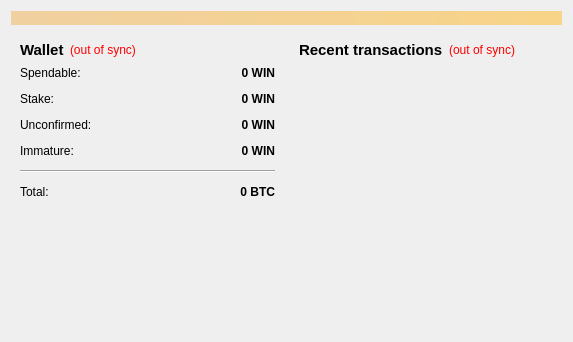
<?xml version="1.0" encoding="UTF-8"?>
<ui version="4.0">
 <class>OverviewPage</class>
 <widget class="QWidget" name="OverviewPage">
  <property name="geometry">
   <rect>
    <x>0</x>
    <y>0</y>
    <width>573</width>
    <height>342</height>
   </rect>
  </property>
  <property name="windowTitle">
   <string>Form</string>
  </property>
  <layout class="QVBoxLayout" name="topLayout">
   <item>
    <widget class="QLabel" name="labelAlerts">
     <property name="visible">
      <bool>false</bool>
     </property>
     <property name="styleSheet">
      <string notr="true">background-color: qlineargradient(x1: 0, y1: 0, x2: 1, y2: 0, stop:0 #F0D0A0, stop:1 #F8D488);  color:#000000
</string>
     </property>
     <property name="wordWrap">
      <bool>true</bool>
     </property>
     <property name="margin">
      <number>3</number>
     </property>
    </widget>
   </item>
   <item>
    <layout class="QHBoxLayout" name="horizontalLayout" stretch="1,1">
     <item>
      <layout class="QVBoxLayout" name="verticalLayout_2">
       <item>
        <widget class="QWidget" name="widget" native="true">
         <layout class="QVBoxLayout" name="verticalLayout_4">
          <item>
           <layout class="QHBoxLayout" name="horizontalLayout_4">
            <item>
             <widget class="QLabel" name="label_5">
              <property name="font">
               <font>
                <pointsize>11</pointsize>
                <weight>75</weight>
                <bold>true</bold>
               </font>
              </property>
              <property name="text">
               <string>Wallet</string>
              </property>
             </widget>
            </item>
            <item>
             <widget class="QLabel" name="labelWalletStatus">
              <property name="toolTip">
               <string>The displayed information may be out of date. Your wallet automatically synchronizes with the WinCoin network after a connection is established, but this process has not completed yet.</string>
              </property>
              <property name="styleSheet">
               <string notr="true">QLabel { color: red; }</string>
              </property>
              <property name="text">
               <string notr="true">(out of sync)</string>
              </property>
              <property name="alignment">
               <set>Qt::AlignLeading|Qt::AlignLeft|Qt::AlignVCenter</set>
              </property>
             </widget>
            </item>
            <item>
             <spacer name="horizontalSpacer_2">
              <property name="orientation">
               <enum>Qt::Horizontal</enum>
              </property>
              <property name="sizeHint" stdset="0">
               <size>
                <width>40</width>
                <height>20</height>
               </size>
              </property>
             </spacer>
            </item>
           </layout>
          </item>
          <item>
           <layout class="QFormLayout" name="formLayout_2">
            <property name="fieldGrowthPolicy">
             <enum>QFormLayout::AllNonFixedFieldsGrow</enum>
            </property>
            <property name="horizontalSpacing">
             <number>12</number>
            </property>
            <property name="verticalSpacing">
             <number>12</number>
            </property>
            <item row="0" column="0">
             <widget class="QLabel" name="label">
              <property name="text">
               <string>Spendable:</string>
              </property>
             </widget>
            </item>
            <item row="0" column="1">
             <widget class="QLabel" name="labelBalance">
              <property name="font">
               <font>
                <weight>75</weight>
                <bold>true</bold>
               </font>
              </property>
              <property name="cursor">
               <cursorShape>IBeamCursor</cursorShape>
              </property>
              <property name="toolTip">
               <string>Your current spendable balance</string>
              </property>
              <property name="text">
               <string notr="true">0 WIN</string>
              </property>
              <property name="alignment">
               <set>Qt::AlignRight|Qt::AlignTrailing|Qt::AlignVCenter</set>
              </property>
              <property name="textInteractionFlags">
               <set>Qt::LinksAccessibleByMouse|Qt::TextSelectableByKeyboard|Qt::TextSelectableByMouse</set>
              </property>
             </widget>
            </item>
            <item row="1" column="0">
             <widget class="QLabel" name="label_6">
              <property name="text">
               <string>Stake:</string>
              </property>
             </widget>
            </item>
            <item row="1" column="1">
             <widget class="QLabel" name="labelStake">
              <property name="font">
               <font>
                <weight>75</weight>
                <bold>true</bold>
               </font>
              </property>
              <property name="cursor">
               <cursorShape>IBeamCursor</cursorShape>
              </property>
              <property name="toolTip">
               <string>Total of coins that was staked, and do not yet count toward the current balance</string>
              </property>
              <property name="text">
               <string notr="true">0 WIN</string>
              </property>
              <property name="alignment">
               <set>Qt::AlignRight|Qt::AlignTrailing|Qt::AlignVCenter</set>
              </property>
              <property name="textInteractionFlags">
               <set>Qt::LinksAccessibleByMouse|Qt::TextSelectableByKeyboard|Qt::TextSelectableByMouse</set>
              </property>
             </widget>
            </item>
            <item row="2" column="0">
             <widget class="QLabel" name="label_3">
              <property name="text">
               <string>Unconfirmed:</string>
              </property>
             </widget>
            </item>
            <item row="2" column="1">
             <widget class="QLabel" name="labelUnconfirmed">
              <property name="font">
               <font>
                <weight>75</weight>
                <bold>true</bold>
               </font>
              </property>
              <property name="cursor">
               <cursorShape>IBeamCursor</cursorShape>
              </property>
              <property name="toolTip">
               <string>Total of transactions that have yet to be confirmed, and do not yet count toward the current balance</string>
              </property>
              <property name="text">
               <string notr="true">0 WIN</string>
              </property>
              <property name="alignment">
               <set>Qt::AlignRight|Qt::AlignTrailing|Qt::AlignVCenter</set>
              </property>
              <property name="textInteractionFlags">
               <set>Qt::LinksAccessibleByMouse|Qt::TextSelectableByKeyboard|Qt::TextSelectableByMouse</set>
              </property>
             </widget>
            </item>
            <item row="3" column="0">
             <widget class="QLabel" name="labelImmatureText">
              <property name="text">
               <string>Immature:</string>
              </property>
             </widget>
            </item>
            <item row="3" column="1">
             <widget class="QLabel" name="labelImmature">
              <property name="font">
               <font>
                <weight>75</weight>
                <bold>true</bold>
               </font>
              </property>
              <property name="toolTip">
               <string>Mined balance that has not yet matured</string>
              </property>
              <property name="text">
               <string notr="true">0 WIN</string>
              </property>
              <property name="alignment">
               <set>Qt::AlignRight|Qt::AlignTrailing|Qt::AlignVCenter</set>
              </property>
              <property name="textInteractionFlags">
               <set>Qt::LinksAccessibleByMouse|Qt::TextSelectableByKeyboard|Qt::TextSelectableByMouse</set>
              </property>
             </widget>
            </item>
            <item row="4" column="0" colspan="2">
             <widget class="Line" name="line">
              <property name="orientation">
               <enum>Qt::Horizontal</enum>
              </property>
             </widget>
            </item>
            <item row="5" column="0">
             <widget class="QLabel" name="labelTotalText">
              <property name="text">
               <string>Total:</string>
              </property>
             </widget>
            </item>
            <item row="5" column="1">
             <widget class="QLabel" name="labelTotal">
              <property name="font">
               <font>
                <weight>75</weight>
                <bold>true</bold>
               </font>
              </property>
              <property name="cursor">
               <cursorShape>IBeamCursor</cursorShape>
              </property>
              <property name="toolTip">
               <string>Your current total balance</string>
              </property>
              <property name="text">
               <string notr="true">0 BTC</string>
              </property>
              <property name="alignment">
               <set>Qt::AlignRight|Qt::AlignTrailing|Qt::AlignVCenter</set>
              </property>
              <property name="textInteractionFlags">
               <set>Qt::LinksAccessibleByMouse|Qt::TextSelectableByKeyboard|Qt::TextSelectableByMouse</set>
              </property>
             </widget>
            </item>
           </layout>
          </item>
         </layout>
        </widget>
       </item>
       <item>
        <spacer name="verticalSpacer">
         <property name="orientation">
          <enum>Qt::Vertical</enum>
         </property>
         <property name="sizeHint" stdset="0">
          <size>
           <width>20</width>
           <height>40</height>
          </size>
         </property>
        </spacer>
       </item>
      </layout>
     </item>
     <item>
      <layout class="QVBoxLayout" name="verticalLayout_3">
       <item>
        <widget class="QWidget" name="widget_2" native="true">
         <layout class="QVBoxLayout" name="verticalLayout">
          <item>
           <layout class="QHBoxLayout" name="horizontalLayout_2">
            <item>
             <widget class="QLabel" name="label_4">
              <property name="font">
               <font>
                <pointsize>11</pointsize>
                <weight>75</weight>
                <bold>true</bold>
               </font>
              </property>
              <property name="text">
               <string>&lt;b&gt;Recent transactions&lt;/b&gt;</string>
              </property>
             </widget>
            </item>
            <item>
             <widget class="QLabel" name="labelTransactionsStatus">
              <property name="toolTip">
               <string>The displayed information may be out of date. Your wallet automatically synchronizes with the WinCoin network after a connection is established, but this process has not completed yet.</string>
              </property>
              <property name="styleSheet">
               <string notr="true">QLabel { color: red; }</string>
              </property>
              <property name="text">
               <string notr="true">(out of sync)</string>
              </property>
              <property name="alignment">
               <set>Qt::AlignRight|Qt::AlignTrailing|Qt::AlignVCenter</set>
              </property>
             </widget>
            </item>
            <item>
             <spacer name="horizontalSpacer">
              <property name="orientation">
               <enum>Qt::Horizontal</enum>
              </property>
              <property name="sizeHint" stdset="0">
               <size>
                <width>40</width>
                <height>20</height>
               </size>
              </property>
             </spacer>
            </item>
           </layout>
          </item>
          <item>
           <widget class="QListView" name="listTransactions">
            <property name="styleSheet">
             <string notr="true">QListView { background: transparent; }</string>
            </property>
            <property name="frameShape">
             <enum>QFrame::NoFrame</enum>
            </property>
            <property name="verticalScrollBarPolicy">
             <enum>Qt::ScrollBarAlwaysOff</enum>
            </property>
            <property name="horizontalScrollBarPolicy">
             <enum>Qt::ScrollBarAlwaysOff</enum>
            </property>
            <property name="selectionMode">
             <enum>QAbstractItemView::NoSelection</enum>
            </property>
           </widget>
          </item>
         </layout>
        </widget>
       </item>
      </layout>
     </item>
    </layout>
   </item>
  </layout>
 </widget>
 <resources/>
 <connections/>
</ui>
